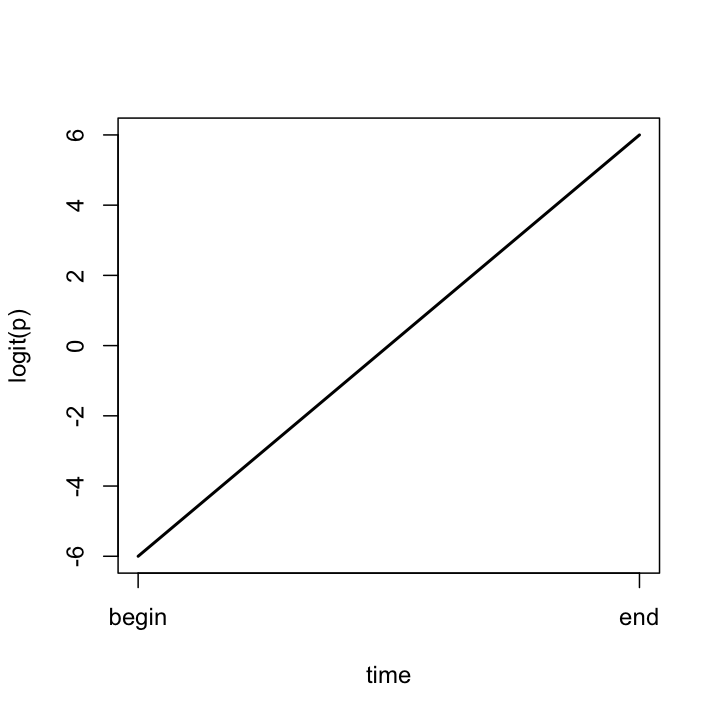

Here is the R script that generated this plot:
time<-seq(-6,6,length=50)
plot(time,time,type = "l",axes = F,lwd = 2,ylab = "logit(p)")
axis(1,labels = c("begin","end"),at = c(-6,6))
axis(2)
box()
